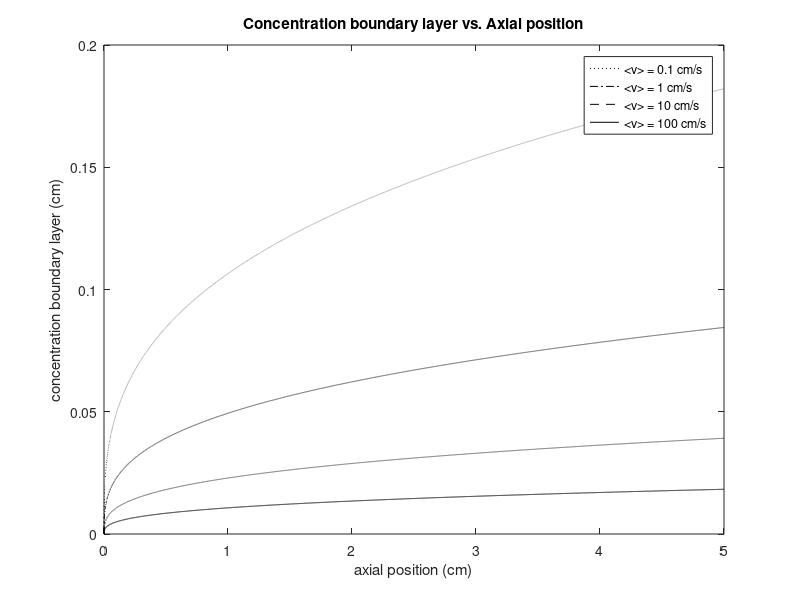

The MATLAB script that drew this image:
% BME 307, HW 8, P1
%Mackenzie Marques

z = linspace(0,5,10000);
plot(z, 0.1065.*(z.^(1/3)), 'k:', z, 0.0494.*(z.^(1/3)), 'k-.', z, 0.0229.*(z.^(1/3)), 'k--', z, 0.0107.*(z.^(1/3)), 'k');
legend('<v> = 0.1 cm/s', '<v> = 1 cm/s', '<v> = 10 cm/s', '<v> = 100 cm/s');
xlabel('axial position (cm)');
ylabel('concentration boundary layer (cm)');
title('Concentration boundary layer vs. Axial position');